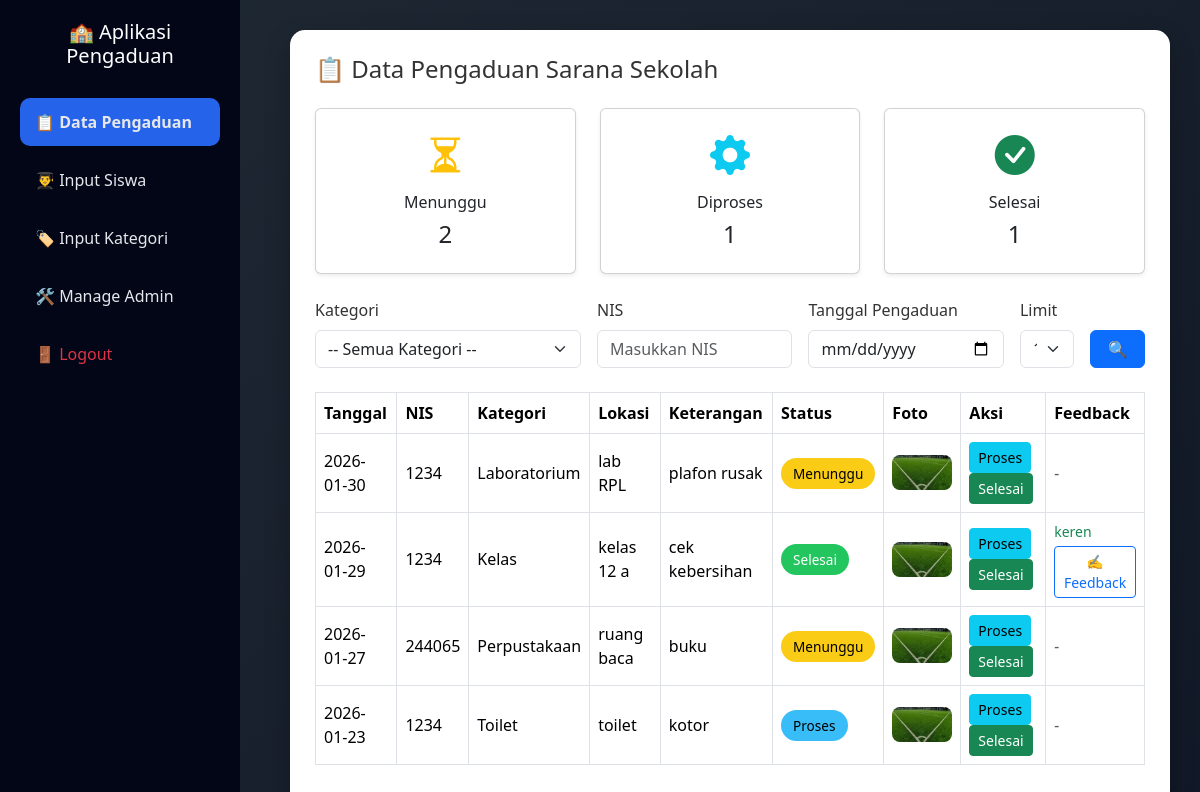
Screenshot of /dashboard_admin.php (signed in) with the database file from the repository.
### tables this page shows
CREATE TABLE `input_aspirasi` (
  `id_pelaporan` int NOT NULL,
  `nis` int DEFAULT NULL,
  `tgl_pengaduan` date DEFAULT NULL,
  `id_kategori` int DEFAULT NULL,
  `lokasi` varchar(50) DEFAULT NULL,
  `ket` varchar(100) DEFAULT NULL,
  `foto` varchar(100) DEFAULT NULL,
  `status` enum('Menunggu','Proses','Selesai') DEFAULT 'Menunggu',
  `feedback` text
);

CREATE TABLE `kategori` (
  `id_kategori` int NOT NULL,
  `ket_kategori` varchar(30) DEFAULT NULL
);

### dashboard_admin.php (the view, shortened to what this page needs)
<?php
include 'config/koneksi.php';
$qStatus = mysqli_query($conn, "
    SELECT status, COUNT(*) AS total
    FROM input_aspirasi
    GROUP BY status
");
$jumlah = [
    'Menunggu' => 0,
    'Proses'   => 0,
    'Selesai'  => 0
];
while($s = mysqli_fetch_assoc($qStatus)){
    $jumlah[$s['status']] = $s['total'];
}
$filter_nis      = $_GET['nis'] ?? '';
$filter_tgl      = $_GET['tgl'] ?? '';
$limit = isset($_GET['limit']) ? (int)$_GET['limit'] : 10;
$limit = in_array($limit, [0,5,10,25,50]) ? $limit : 10;
$page = isset($_GET['page']) ? (int)$_GET['page'] : 1;
$page = ($page < 1) ? 1 : $page;
$offset = ($page - 1) * $limit;
?>
<!doctype html>
<html lang="id">
<head>
<link href="https://cdn.jsdelivr.net/npm/bootstrap@5.3.2/dist/css/bootstrap.min.css" rel="stylesheet">
<link rel="stylesheet" href="https://cdn.jsdelivr.net/npm/bootstrap-icons@1.11.1/font/bootstrap-icons.css">
</head>
<body>
<div class="sidebar">
    <h5>🏫 Aplikasi Pengaduan</h5>
    <a href="dashboard_admin.php" class="active">📋 Data Pengaduan</a>
    <a href="input_siswa.php">👨‍🎓 Input Siswa</a>
    <a href="input_kategori.php">🏷️ Input Kategori</a>
    <a href="manage_admin.php">🛠️ Manage Admin</a>
    <a href="logout.php" class="text-danger">🚪 Logout</a>
</div>
<div class="content">
<div class="card-custom">
<h4 class="mb-4">📋 Data Pengaduan Sarana Sekolah</h4>
<div class="row mb-4">
    <div class="col-md-4">
        <div class="card text-center shadow-sm">
            <div class="card-body">
                <i class="bi bi-hourglass-split fs-1 text-warning"></i>
                <h6 class="mt-2">Menunggu</h6>
                <h4><?= $jumlah['Menunggu']; ?></h4>
            </div>
        </div>
    </div>
    <div class="col-md-4">
        <div class="card text-center shadow-sm">
            <div class="card-body">
                <i class="bi bi-gear-fill fs-1 text-info"></i>
                <h6 class="mt-2">Diproses</h6>
                <h4><?= $jumlah['Proses']; ?></h4>
            </div>
        </div>
    </div>
    <div class="col-md-4">
        <div class="card text-center shadow-sm">
            <div class="card-body">
                <i class="bi bi-check-circle-fill fs-1 text-success"></i>
                <h6 class="mt-2">Selesai</h6>
                <h4><?= $jumlah['Selesai']; ?></h4>
            </div>
        </div>
    </div>
</div>
<form method="GET" class="row g-3 mb-4">
    <div class="col-md-4">
        <label class="form-label">Kategori</label>
        <select name="kategori" class="form-select">
            <option value="">-- Semua Kategori --</option>
        </select>
    </div>
    <div class="col-md-3">
        <label class="form-label">NIS</label>
        <input type="text" name="nis" class="form-control"
               value="<?= $filter_nis ?>" placeholder="Masukkan NIS">
    </div>
    <div class="col-md-3">
        <label class="form-label">Tanggal Pengaduan</label>
        <input type="date" name="tgl" class="form-control"
               value="<?= $filter_tgl ?>">
    </div>
    <div class="col-md-1">
        <label class="form-label">Limit</label>
    <select name="limit" class="form-select" onchange="this.form.submit()">
    <?php foreach([5,10,25,50] as $l): ?>
        <option value="<?= $l ?>" <?= ($limit==$l)?'selected':'' ?>>
            <?= $l ?>
        </option>
    <?php endforeach; ?>
    </select>
    </div>
    <div class="col-md-1 d-flex align-items-end">
        <button type="submit" class="btn btn-primary w-100">🔍</button>
    </div>
</form>
<div class="table-responsive">
<table class="table table-bordered table-hover align-middle">
<thead>
<tr>
    <th>Tanggal</th>
    <th>NIS</th>
    <th>Kategori</th>
    <th>Lokasi</th>
    <th>Keterangan</th>
    <th>Status</th>
    <th>Foto</th>
    <th>Aksi</th>
    <th>Feedback</th>
</tr>
</thead>
<tbody>
<?php
$sql = "SELECT a.*, k.ket_kategori
        FROM input_aspirasi a
        LEFT JOIN kategori k ON a.id_kategori = k.id_kategori
        WHERE 1=1";
$sql .= " ORDER BY a.id_pelaporan DESC";
if($limit != 0){
    $sql .= " LIMIT $limit OFFSET $offset";
}
$q = mysqli_query($conn, $sql);
while($d = mysqli_fetch_assoc($q)){
?>
<tr>
    <td><?= $d['tgl_pengaduan'] ?></td>
    <td><?= $d['nis'] ?></td>
    <td><?= $d['ket_kategori'] ?></td>
    <td><?= $d['lokasi'] ?></td>
    <td><?= $d['ket'] ?></td>
    <td>
        <span class="badge-status status-<?= $d['status'] ?>">
            <?= $d['status'] ?>
        </span>
    </td>
    <td><img src="uploads/<?= $d['foto'] ?>" width="60"></td>
    <td>
        <a class="btn btn-info btn-sm" href="update_status.php?id=<?= $d['id_pelaporan'] ?>&s=Proses">Proses</a>
        <a class="btn btn-success btn-sm" href="update_status.php?id=<?= $d['id_pelaporan'] ?>&s=Selesai">Selesai</a>
    </td>
    <td>
        <?php if ($d['status'] == 'Selesai'): ?>
            <?php if (!empty($d['feedback'])): ?>
                <div class="mb-1 text-success small">
                    <?= htmlspecialchars($d['feedback']) ?>
                </div>
            <?php endif; ?>
            <a href="feedback.php?id=<?= $d['id_pelaporan'] ?>"
               class="btn btn-outline-primary btn-sm">
               ✍️ Feedback
            </a>
        <?php else: ?>
            <span class="text-muted fst-italic">-</span>
        <?php endif; ?>
    </td>
</tr>
<?php } ?>
</tbody>
</table>
</div>
</div>
</div>
</body>
</html>

### dashboard_admin.php (style rules this page uses)
body { background: linear-gradient(135deg, #1f2933, #111827); min-height: 100vh; font-family: 'Segoe UI', sans-serif; color: #fff; }
.sidebar { width: 240px; background: #020617; min-height: 100vh; position: fixed; padding: 20px; }
.sidebar h5 { text-align: center; margin-bottom: 30px; }
.sidebar a { display: block; padding: 12px 15px; color: #e5e7eb; text-decoration: none; border-radius: 10px; margin-bottom: 10px; }
.sidebar a.active { background: #2563eb; font-weight: 600; }
.content { margin-left: 260px; padding: 30px; }
.card-custom { background: #ffffff; color: #333; border-radius: 15px; padding: 25px; box-shadow: 0 10px 25px rgba(0,0,0,.25); }
thead { background: #1e40af; color: #fff; }
.badge-status { padding: 6px 12px; border-radius: 20px; font-size: 0.85rem; }
.status-Menunggu { background: #facc15; color:#000; }
.status-Proses { background: #38bdf8; color:#000; }
.status-Selesai { background: #22c55e; color:#fff; }
table img { border-radius: 8px; }

### rows the page displays
input_aspirasi: tgl_pengaduan "2026-01-30", nis "1234", id_kategori.ket_kategori "Laboratorium", lokasi "lab RPL", ket "plafon rusak", status "Menunggu", foto (picture)
input_aspirasi: tgl_pengaduan "2026-01-29", nis "1234", id_kategori.ket_kategori "Kelas", lokasi "kelas 12 a", ket "cek kebersihan", status "Selesai", foto (picture), feedback "keren"
input_aspirasi: tgl_pengaduan "2026-01-27", nis "244065", id_kategori.ket_kategori "Perpustakaan", lokasi "ruang baca", ket "buku", status "Menunggu", foto (picture)
input_aspirasi: tgl_pengaduan "2026-01-23", nis "1234", id_kategori.ket_kategori "Toilet", lokasi "toilet", ket "kotor", status "Proses", foto (picture)

### other values shown
$jumlah['Menunggu'] "2"
$jumlah['Proses'] "1"
$jumlah['Selesai'] "1"
form field limit "10"
